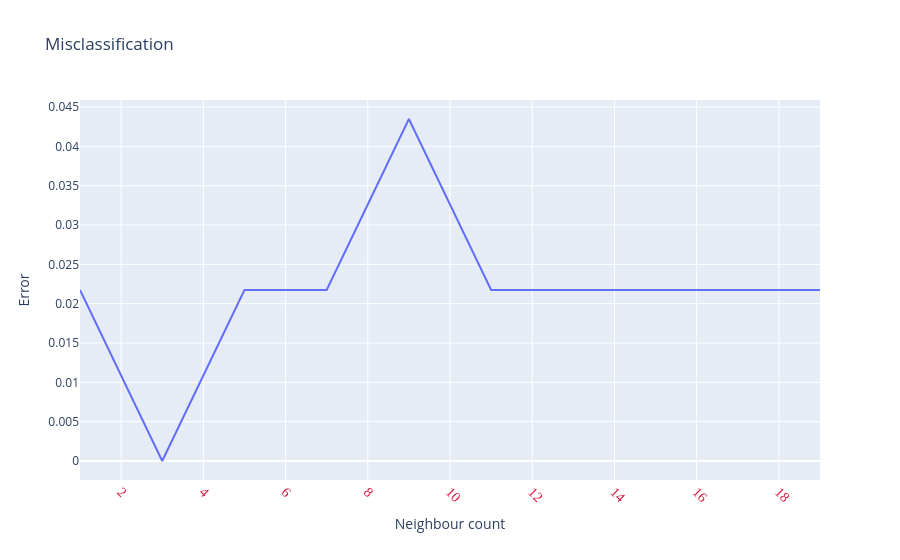

Here is the notebook cell this chart was saved with:
### Code cell
fig = plt.line(title= "Misclassification", y=MSE,x=n_count)
fig.update_xaxes(tickangle=45, tickfont=dict(family='Rockwell', color='crimson', size=14),title="Neighbour count")
fig.update_yaxes(title="Error")
fig.show()

### Figure 1 — Plotly figure (JSON) as saved in the notebook; plotly's stock layout.template omitted (floating-point values rounded to 4 significant figures)
{"data": [{"hovertemplate": "x=%{x}<br>y=%{y}<extra></extra>", "legendgroup": "", "line": {"color": "#636efa", "dash": "solid"}, "mode": "lines", "name": "", "orientation": "v", "showlegend": false, "type": "scatter", "x": [1, 3, 5, 7, 9, 11, 13, 15, 17, 19], "xaxis": "x", "y": [0.02174, 0, 0.02174, 0.02174, 0.04348, 0.02174, 0.02174, 0.02174, 0.02174, 0.02174], "yaxis": "y"}], "layout": {"legend": {"tracegroupgap": 0}, "title": {"text": "Misclassification"}, "xaxis": {"anchor": "y", "domain": [0, 1], "tickangle": 45, "tickfont": {"color": "crimson", "family": "Rockwell", "size": 14}, "title": {"text": "Neighbour count"}}, "yaxis": {"anchor": "x", "domain": [0, 1], "title": {"text": "Error"}}}}
